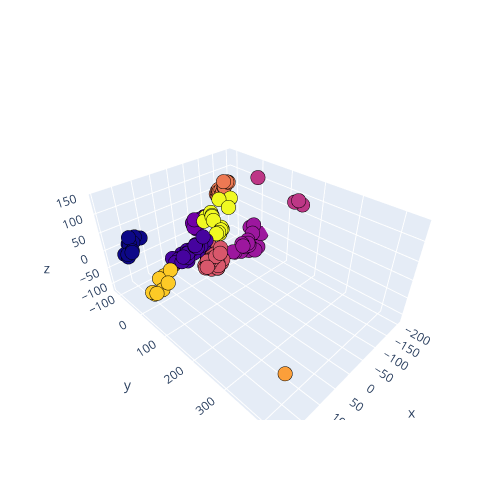

The notebook cell this image was saved under:
### Code cell
# 3d scatterplot of k-means using plotly
fig = plt.figure(figsize = (15,15))
trace = go.Scatter3d(x=X[:, 0], y=X[:, 1], z=X[:, 2], mode='markers',marker=dict(color = km_labels, size= 5, line=dict(color= 'black',width = 3)))
layout = go.Layout(margin=dict(l=0,r=0),height = 500,width = 500)
data = [trace]
fig = go.Figure(data = data, layout = layout)
fig.show()
#if you turn the 3d plot you can see the clustering is so good.

### Figure 1 — Plotly figure (JSON) as saved in the notebook; plotly's stock layout.template omitted (floating-point values rounded to 4 significant figures; data arrays with more than 128 entries replaced by an {"elided": "..."} marker saying what was removed)
{"data": [{"marker": {"color": {"elided": "165 int values"}, "line": {"color": "black", "width": 3}, "size": 5}, "mode": "markers", "type": "scatter3d", "x": {"elided": "165 float values"}, "y": {"elided": "165 float values"}, "z": {"elided": "165 float values"}}], "layout": {"height": 500, "margin": {"l": 0, "r": 0}, "width": 500}}
